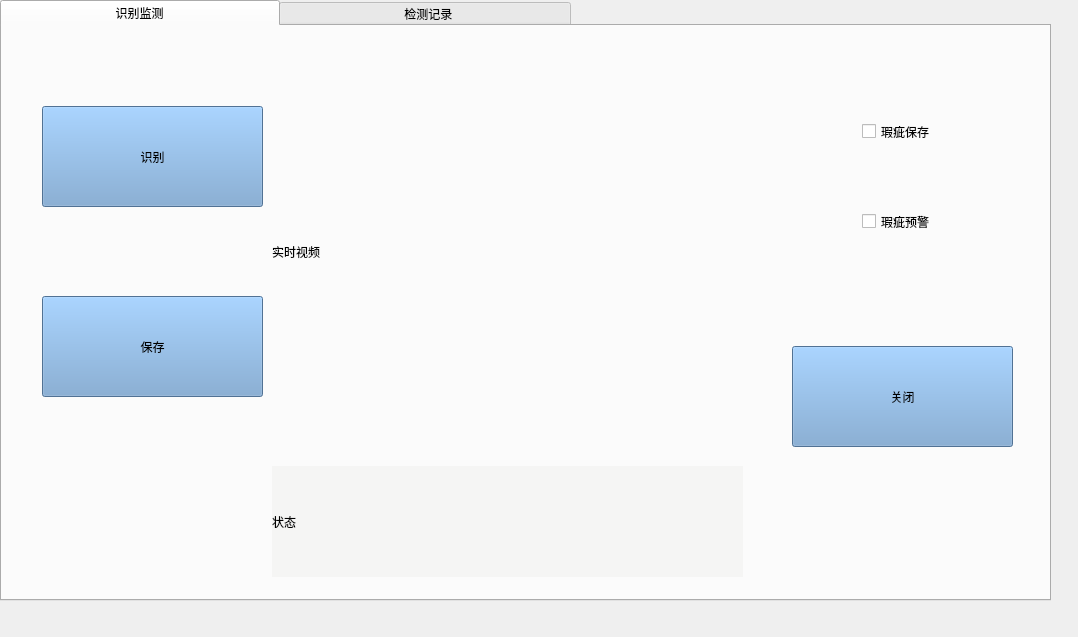
<?xml version="1.0" encoding="UTF-8"?>
<ui version="4.0">
 <class>Widget</class>
 <widget class="QWidget" name="Widget">
  <property name="geometry">
   <rect>
    <x>0</x>
    <y>0</y>
    <width>1078</width>
    <height>637</height>
   </rect>
  </property>
  <property name="windowTitle">
   <string>Widget</string>
  </property>
  <widget class="QTabWidget" name="tabWidget">
   <property name="geometry">
    <rect>
     <x>0</x>
     <y>0</y>
     <width>1051</width>
     <height>601</height>
    </rect>
   </property>
   <property name="styleSheet">
    <string notr="true"/>
   </property>
   <property name="currentIndex">
    <number>0</number>
   </property>
   <widget class="QWidget" name="tab">
    <attribute name="title">
     <string>                               识别监测                               </string>
    </attribute>
    <widget class="QLabel" name="label">
     <property name="geometry">
      <rect>
       <x>0</x>
       <y>-20</y>
       <width>1051</width>
       <height>631</height>
      </rect>
     </property>
     <property name="styleSheet">
      <string notr="true">image: url(:/bkg.png);</string>
     </property>
     <property name="text">
      <string/>
     </property>
    </widget>
    <widget class="QLabel" name="statusLabel">
     <property name="geometry">
      <rect>
       <x>270</x>
       <y>440</y>
       <width>471</width>
       <height>111</height>
      </rect>
     </property>
     <property name="styleSheet">
      <string notr="true">background-color: rgba(238, 238, 236,0.5);</string>
     </property>
     <property name="text">
      <string>状态</string>
     </property>
    </widget>
    <widget class="QPushButton" name="inferButton">
     <property name="geometry">
      <rect>
       <x>40</x>
       <y>80</y>
       <width>221</width>
       <height>101</height>
      </rect>
     </property>
     <property name="styleSheet">
      <string notr="true"> QPushButton {
	font: 700 17pt &quot;Ubuntu&quot;;
	background-color: rgb(114, 159, 207);
 }
 QPushButton:pressed {
font: 700 17pt &quot;Ubuntu&quot;;
	background-color: rgb(32, 74, 135);
 }</string>
     </property>
     <property name="text">
      <string>识别</string>
     </property>
    </widget>
    <widget class="QWidget" name="verticalLayoutWidget_2">
     <property name="geometry">
      <rect>
       <x>270</x>
       <y>20</y>
       <width>471</width>
       <height>411</height>
      </rect>
     </property>
     <layout class="QVBoxLayout" name="verticalLayout">
      <item>
       <widget class="QLabel" name="videoLabel">
        <property name="text">
         <string>实时视频</string>
        </property>
       </widget>
      </item>
     </layout>
    </widget>
    <widget class="QPushButton" name="saveButton">
     <property name="geometry">
      <rect>
       <x>40</x>
       <y>270</y>
       <width>221</width>
       <height>101</height>
      </rect>
     </property>
     <property name="styleSheet">
      <string notr="true"> QPushButton {
	font: 700 17pt &quot;Ubuntu&quot;;
	background-color: rgb(114, 159, 207);
 }
 QPushButton:pressed {
font: 700 17pt &quot;Ubuntu&quot;;
	background-color: rgb(32, 74, 135);
 }</string>
     </property>
     <property name="text">
      <string>保存</string>
     </property>
    </widget>
    <widget class="QPushButton" name="stopButton">
     <property name="geometry">
      <rect>
       <x>790</x>
       <y>320</y>
       <width>221</width>
       <height>101</height>
      </rect>
     </property>
     <property name="styleSheet">
      <string notr="true"> QPushButton {
	font: 700 17pt &quot;Ubuntu&quot;;
	background-color: rgb(114, 159, 207);
 }
 QPushButton:pressed {
font: 700 17pt &quot;Ubuntu&quot;;
	background-color: rgb(32, 74, 135);
 }</string>
     </property>
     <property name="text">
      <string>关闭</string>
     </property>
    </widget>
    <widget class="QCheckBox" name="checkBox">
     <property name="geometry">
      <rect>
       <x>860</x>
       <y>170</y>
       <width>121</width>
       <height>51</height>
      </rect>
     </property>
     <property name="styleSheet">
      <string notr="true">font: 600 italic 17pt &quot;URW Bookman&quot;;
font: 500 15pt &quot;Ubuntu&quot;;</string>
     </property>
     <property name="text">
      <string>瑕疵预警</string>
     </property>
     <property name="iconSize">
      <size>
       <width>16</width>
       <height>16</height>
      </size>
     </property>
    </widget>
    <widget class="QCheckBox" name="autosaveCheckBox">
     <property name="geometry">
      <rect>
       <x>860</x>
       <y>90</y>
       <width>151</width>
       <height>31</height>
      </rect>
     </property>
     <property name="styleSheet">
      <string notr="true">font: 600 italic 17pt &quot;URW Bookman&quot;;
font: 500 15pt &quot;Ubuntu&quot;;</string>
     </property>
     <property name="text">
      <string>瑕疵保存</string>
     </property>
    </widget>
   </widget>
   <widget class="QWidget" name="tab_3">
    <attribute name="title">
     <string>                                  检测记录                                </string>
    </attribute>
    <widget class="QListWidget" name="imageListWidget">
     <property name="geometry">
      <rect>
       <x>30</x>
       <y>10</y>
       <width>491</width>
       <height>511</height>
      </rect>
     </property>
     <property name="styleSheet">
      <string notr="true">QListWidget::verticalScrollBar {
    width: 60px; /* 设置垂直滚动条宽度 */
}

QListWidget::horizontalScrollBar {
    height: 60px; /* 设置水平滚动条高度 */
}</string>
     </property>
    </widget>
    <widget class="QLabel" name="previewLabel">
     <property name="geometry">
      <rect>
       <x>530</x>
       <y>130</y>
       <width>491</width>
       <height>341</height>
      </rect>
     </property>
     <property name="text">
      <string>预览图片</string>
     </property>
    </widget>
    <widget class="QPushButton" name="deleteButton">
     <property name="geometry">
      <rect>
       <x>900</x>
       <y>40</y>
       <width>121</width>
       <height>81</height>
      </rect>
     </property>
     <property name="styleSheet">
      <string notr="true"> QPushButton {
	font: 700 17pt &quot;Ubuntu&quot;;
	background-color: rgb(114, 159, 207);
 }
 QPushButton:pressed {
font: 700 17pt &quot;Ubuntu&quot;;
	background-color: rgb(32, 74, 135);
 }</string>
     </property>
     <property name="text">
      <string>删除</string>
     </property>
    </widget>
    <widget class="QLabel" name="label_2">
     <property name="geometry">
      <rect>
       <x>570</x>
       <y>40</y>
       <width>291</width>
       <height>61</height>
      </rect>
     </property>
     <property name="styleSheet">
      <string notr="true">image: url(:/logo2.png);</string>
     </property>
     <property name="text">
      <string/>
     </property>
    </widget>
   </widget>
  </widget>
 </widget>
 <resources/>
 <connections/>
</ui>
